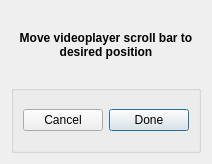
<?xml version="1.0" encoding="UTF-8"?>
<ui version="4.0">
 <class>VideoPosition</class>
 <widget class="QDialog" name="VideoPosition">
  <property name="geometry">
   <rect>
    <x>0</x>
    <y>0</y>
    <width>208</width>
    <height>164</height>
   </rect>
  </property>
  <property name="windowTitle">
   <string>Dialog</string>
  </property>
  <layout class="QGridLayout" name="gridLayout">
   <item row="2" column="0">
    <widget class="QGroupBox" name="groupBox">
     <property name="title">
      <string/>
     </property>
     <layout class="QGridLayout" name="gridLayout_2">
      <item row="1" column="1">
       <widget class="QPushButton" name="pushButton_done">
        <property name="text">
         <string>Done</string>
        </property>
       </widget>
      </item>
      <item row="1" column="0">
       <widget class="QPushButton" name="pushButton_cancel">
        <property name="text">
         <string>Cancel</string>
        </property>
       </widget>
      </item>
     </layout>
    </widget>
   </item>
   <item row="0" column="0">
    <widget class="QLabel" name="label">
     <property name="maximumSize">
      <size>
       <width>16777215</width>
       <height>16777215</height>
      </size>
     </property>
     <property name="font">
      <font>
       <weight>75</weight>
       <bold>true</bold>
      </font>
     </property>
     <property name="text">
      <string>Move videoplayer scroll bar to desired position</string>
     </property>
     <property name="alignment">
      <set>Qt::AlignCenter</set>
     </property>
     <property name="wordWrap">
      <bool>true</bool>
     </property>
    </widget>
   </item>
  </layout>
 </widget>
 <resources/>
 <connections/>
</ui>
